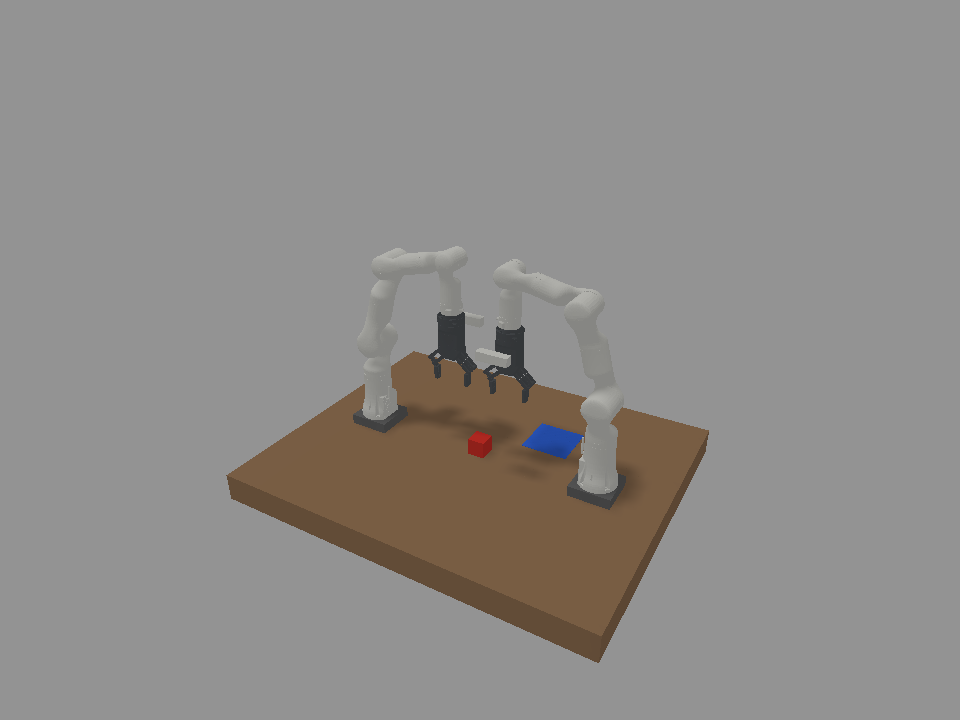
#> input picture experiments/rm65_handoff_v1/evidence/expert_v1_01/initial_observation/scene_preview_NOT_MODEL_INPUT.png, 960 x 720 px
$ python render_delivery.py --reference ../../../../expert_v1_01/initial_observation/scene_preview_NOT_MODEL_INPUT.png
#> lines starting #> are read from the running program, lines starting #| are printed output that depends on the picture
"""Presentation only: juxtapose user reference and actual rendered captures. Never model input."""
import argparse,json,shutil
from pathlib import Path
from PIL import Image,ImageDraw
p=argparse.ArgumentParser();p.add_argument('--reference',type=Path,required=True);a=p.parse_args();d=Path(__file__).parent;src=d/'evidence/numeric_baseline_01/initial_observation';out=d/'evidence/layout_delivery';out.mkdir(exist_ok=True)
ref=Image.open(a.reference).convert('RGB');preview=Image.open(src/'scene_preview_NOT_MODEL_INPUT.png').convert('RGB');ref.thumbnail((960,600));preview.thumbnail((960,600));canvas=Image.new('RGB',(1920,650),'white');canvas.paste(ref,((960-ref.width)//2,40));canvas.paste(preview,(960+(960-preview.width)//2,40));draw=ImageDraw.Draw(canvas);draw.text((20,15),'Laboratory reference: approximate arrangement, NOT metric calibration',fill='black');draw.text((980,15),'Actual SAPIEN render: shared scene / two RM65+CTAG',fill='black');canvas.save(out/'layout_comparison_NOT_MODEL_INPUT.png')
#> further down, ref is the input picture: PIL image 960x720 RGB; mean R, G, B 142.6, 139.8, 137.1
#> after `canvas = Image.new('RGB', (1920, 650), 'white')`: canvas: PIL image 1920x650 RGB; every value is 255
#> after `canvas.paste(ref, ((960 - ref.width) // 2, 40))`:
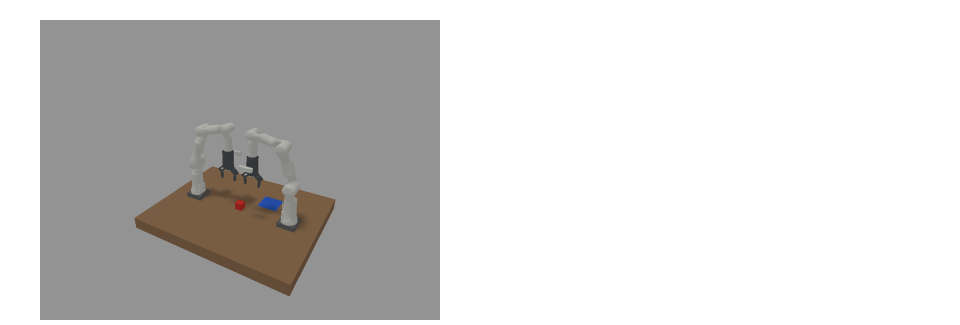
#> canvas: PIL image 1920x650 RGB (shown at 1/2 size); mean R, G, B 211.8, 210.7, 209.7
#> after `canvas.paste(preview, (960 + (960 - preview.width) // 2, 40))`:
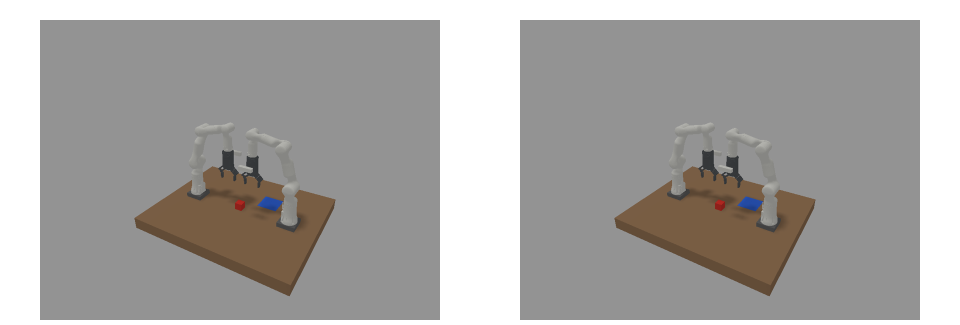
#> canvas: PIL image 1920x650 RGB (shown at 1/2 size); mean R, G, B 168.6, 166.4, 164.3
#> after `ref = Image.open(a.reference).convert('RGB')`:
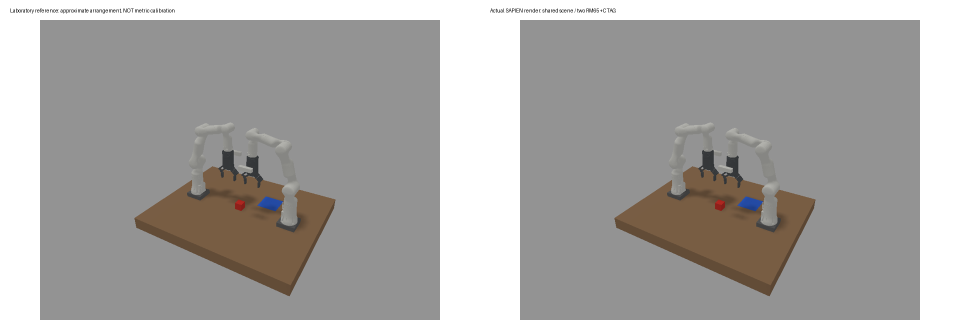
#> saved as layout_comparison_NOT_MODEL_INPUT.png: PIL image 1920x650 RGB (shown at 1/2 size); mean R, G, B 168.3, 166.1, 164.1
shutil.copy2(a.reference,out/'lab_reference_NOT_MODEL_INPUT.jpg')
for name in ['overhead','tabletop_front','left_wrist','right_wrist']:shutil.copy2(src/(name+'.png'),out/(name+'.png'))
for name in ['four_views.png','scene_preview_NOT_MODEL_INPUT.png','observation.json']:shutil.copy2(src/name,out/name)
(out/'provenance.json').write_text(json.dumps({'raw_capture_source':str(src),'presentation_only':True,'model_input_reference_photo':False,'differences':'0.72m engineering base spacing; simplified bare table/marker/cube; no monitor, cables, laptop or exact camera mounting asset; photograph is not calibrated.'},indent=2))
